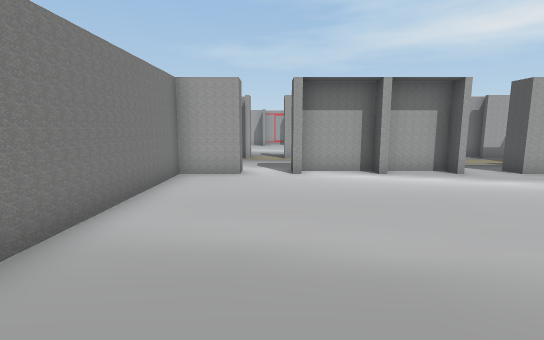
[1] (above)

24 first-person views from a walk through a scene from a Unity 3-D project. The camera is 1.3 m above the floor, tilts 8° down and sees 85° across. The floor is counted in squares, 1 m on a side. Each view is taken from the middle of a square. On the plan, view 1 faces up. The plan holds only what a view shows up to about 14 squares ahead; the rest is blank. The place goes on beyond the plan. Some surface patterns are stand-ins.

[2]
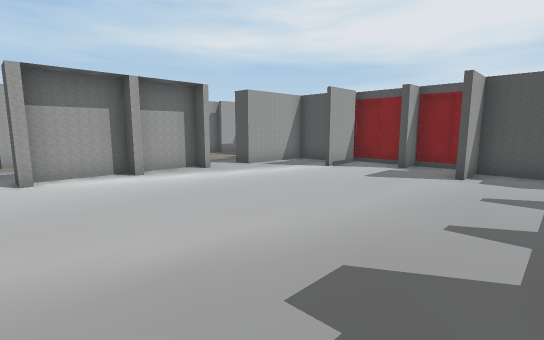

[3]
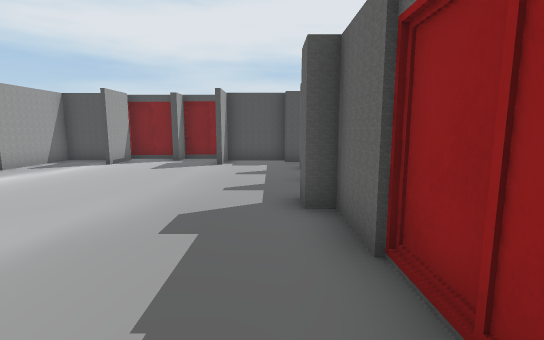

[4]
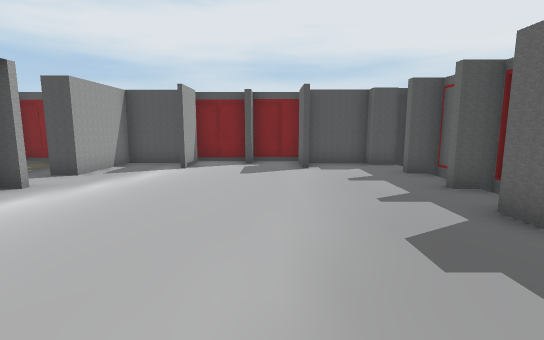

[5]
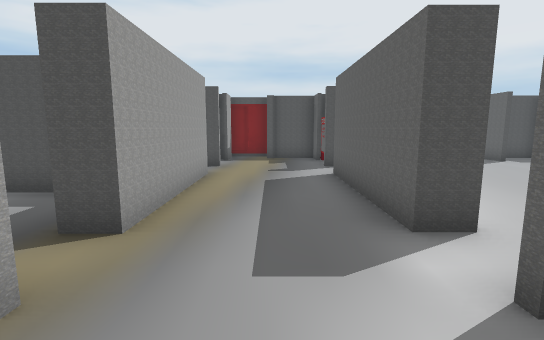

[6]
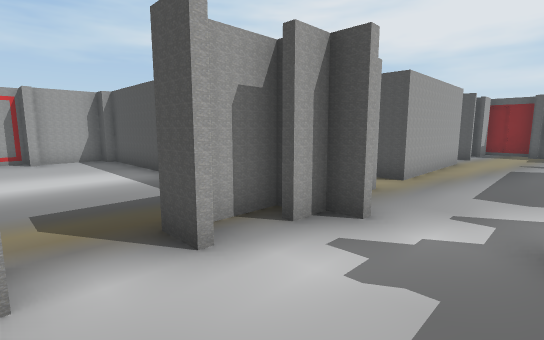

[7]
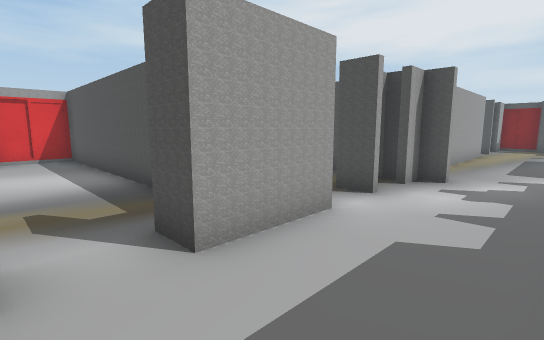

[8]
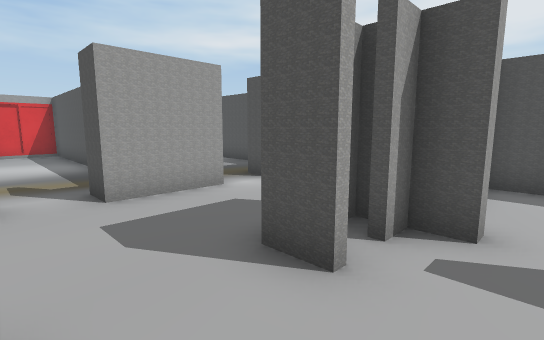

[9]
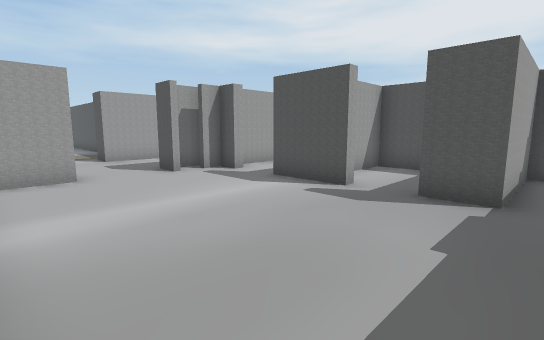

[10]
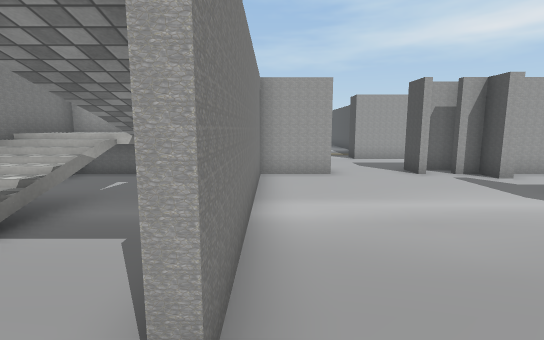

[11]
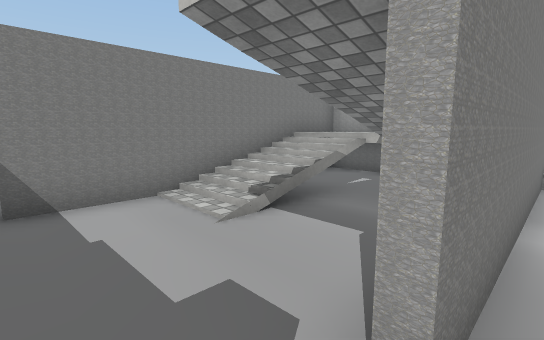

[12]
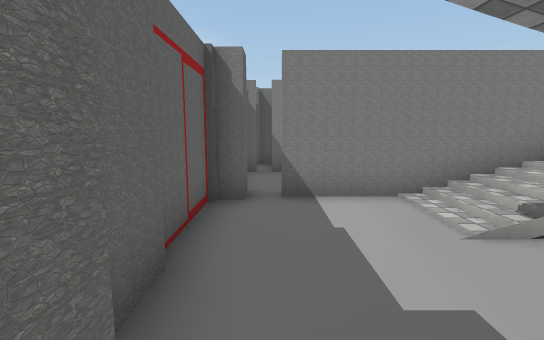

[13]
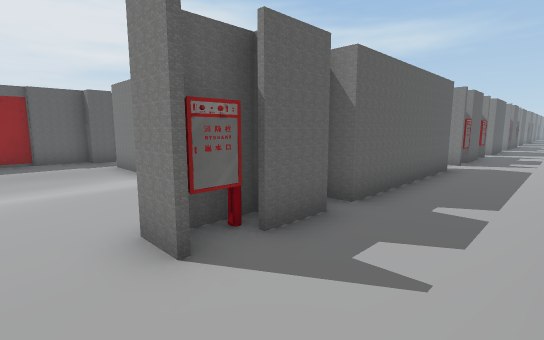

[14]
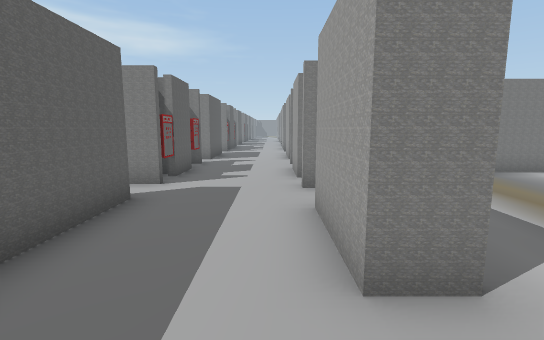

[15]
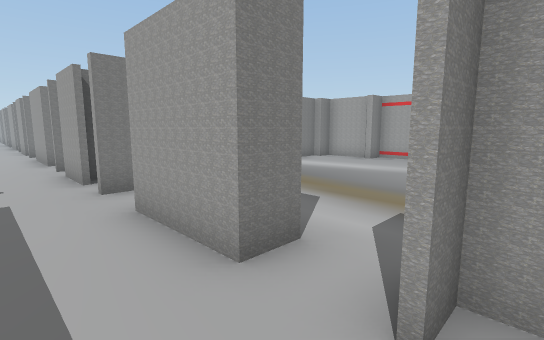

[16]
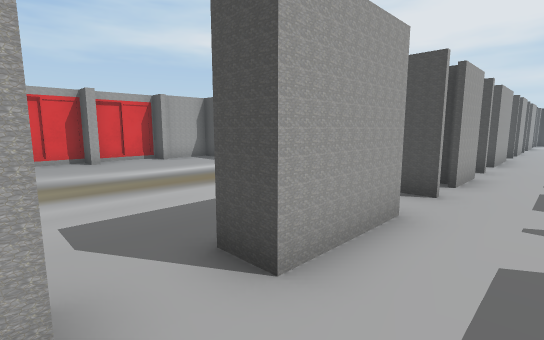

[17]
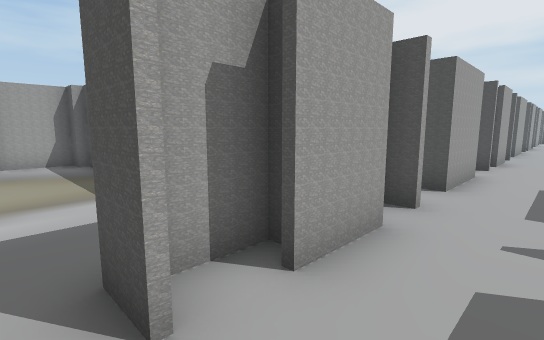

[18]
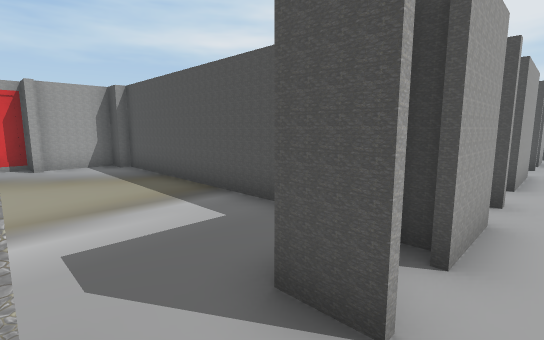

[19]
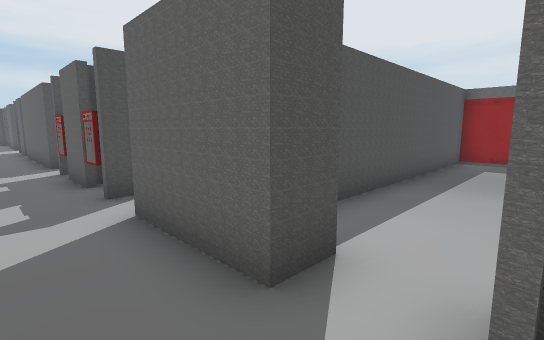

[20]
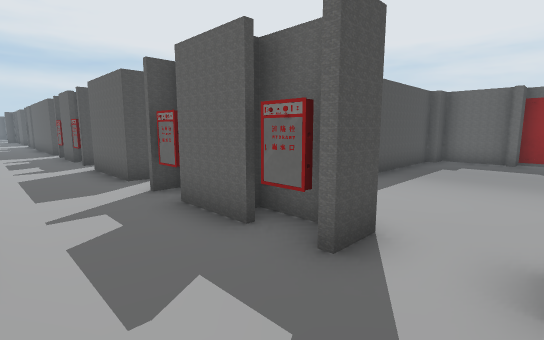

[21]
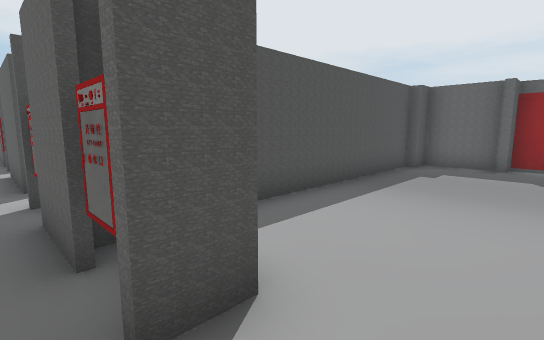

[22]
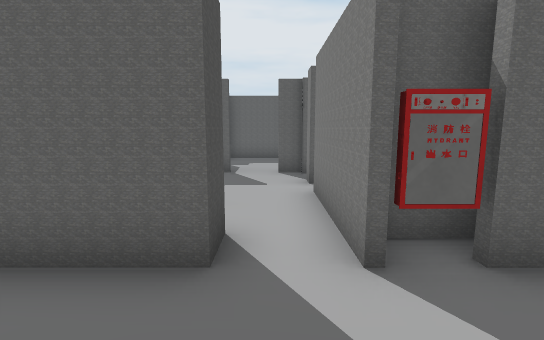

[23]
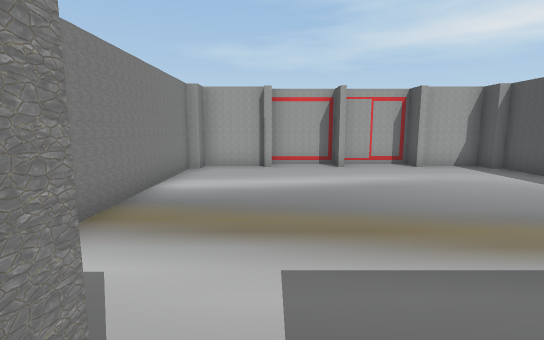

[24]
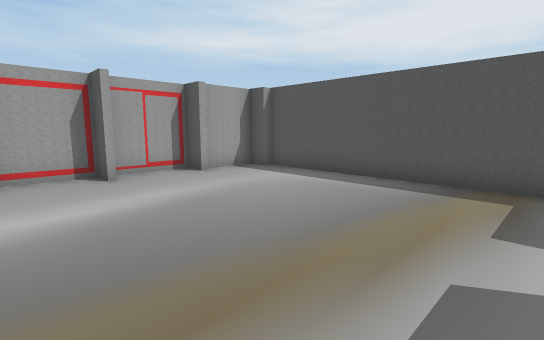

### Floor plan
Key: @ floor where view 1 was taken; # wall or solid block; x gap in a wall; . main floor; : floor 1.25 m higher than the main floor; / step, stairs or slope; ^ raised ledge; H hydrant; O other object.
Columns run from 38 left of view 1 to 11 right of it. Each row starts with its distance up from view 1.
 24  ####  ##################   ########
 23 .#..#  ..#..#.#..#.#..#.##  ..# #..#
 22 ....#  .......#.........#   ..# ...#
 21 ....#  .......#.........#  ...#....#
 20 ....#  ...... #.........#  ...#....#
 19 ....#  .....  #.........#  ...#....#
 18 ....#  .....  #.........#  ...#....#
 17 ....#  ....   #.........#  ...#....#     #
 16 ....#  ....    .........#  ... ....#    .#
 15 ....  ....     .........#  ... ....#   ..
 14 ...   ...           ..###   .. ....###..       #
 13 #.#####.###.#.###..##x#.#   .###.###.#.#####.#.###
 12 . ...............................................#
 11  ...............................................##
 10 ................................................#
  9 ..H####.###.#####.########OH..##  ## #.#####..OO#
  8 ....  ...       #..#::  #......#...#............#
  7 ....  ...       #..#::  #..........#............#
  6 ....#  ..#      #..#//  #.......   #...........###
  5 ....#  ..#      #..#//   ......#####.............#
  4 ....#  ..#      ...#//..#......#...#............##
  3 ....#  ..#      #x.#//..#..........#.............#
  2 ....#  ..#       ..#....#........  #...........###
  1 ....#  ..#       ..#...........#####  ..........#
  0 ....#  ..#    # ^..x...............#. @.........#
 -1 .####  ..#    ##############         #.###.#..#.#
 -2  #     ###                           ###   ######

Positions as (right, up) in squares from view 1, and headings:
1: (0, 0), facing up
2: (0, 0), facing up-right
3: (-2, 0), facing right
4: (-1, 3), facing right
5: (-3, 11), facing right
6: (-7, 10), facing up-right
7: (-11, 10), facing up-right
8: (-11, 7), facing up-right
9: (-13, 0), facing up-right
10: (-13, 0), facing up
11: (-13, 0), facing up-left
12: (-13, 0), facing left
13: (-10, 12), facing down-left
14: (-15, 12), facing left
15: (-15, 11), facing up-left
16: (-32, 11), facing up-right
17: (-37, 11), facing up-right
18: (-38, 12), facing up-right
19: (-32, 11), facing down-right
20: (-38, 12), facing down-right
21: (-38, 10), facing down-right
22: (-21, 12), facing down
23: (-21, 13), facing up
24: (-21, 15), facing up-right
